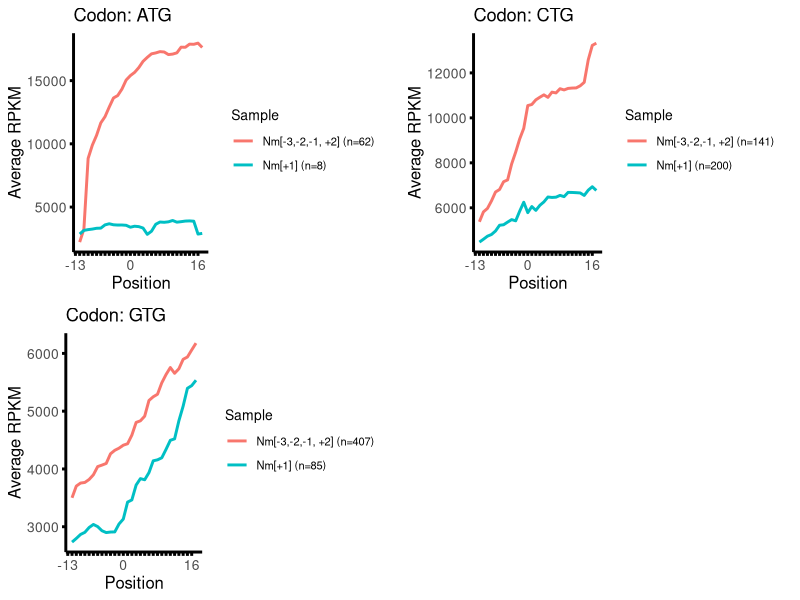

Write the R code that produced this figure.
## ---- chunk 1
knitr::opts_chunk$set(echo = TRUE)
library(readr)
library(dplyr)
library(ggpubr)
library(tibble)
library(ggplot2)
library(scales)
library(tidyverse)
## ---- chunk 2
setwd("/Volumes/fsmresfiles/Basic_Sciences/Pharm/Arango_Lab/Quest/2ometh/5utrSequence/nmPositionsGenome/riboSeq")

merge_and_average_datasets <- function(df_list, filter_zeros = TRUE) {
  # First, remove duplicates from each dataframe in the list
  df_list_deduped <- lapply(df_list, function(df) {
    # Remove duplicates based on key columns
    unique_df <- df[!duplicated(df[, c("chrom", "start", "end", "codon", "strand")]), ]
    cat("  Deduplicated data:", nrow(unique_df), "rows\n")
    return(unique_df)
  })
  
  # Merge on shared keys
  merged_df <- Reduce(function(x, y) {
    merge(x, y, by = c("chrom", "start", "end", "codon", "strand"), all = FALSE)
  }, df_list)
  
  # Get the original column names from the first dataframe (excluding key columns)
  key_cols <- c("chrom", "start", "end", "codon", "strand")
  first_df_value_cols <- setdiff(names(df_list[[1]]), key_cols)
  
  # Process each value column
  for (col in first_df_value_cols) {
    x_col <- paste0(col, ".x")
    y_col <- paste0(col, ".y")
    
    # Check if both columns exist in the merged dataframe
    if (all(c(x_col, y_col) %in% names(merged_df))) {
      # Calculate the mean and remove the .x and .y columns
      merged_df[[col]] <- rowMeans(merged_df[, c(x_col, y_col)], na.rm = TRUE)
      merged_df <- merged_df[, !names(merged_df) %in% c(x_col, y_col)]
    }
  }
  cat("  Raw merged data:", nrow(merged_df), "rows\n")
  # Optional: Filter out rows where any value column has zeros
  if (filter_zeros) {
    value_cols <- setdiff(names(merged_df), key_cols)
    if (length(value_cols) > 0) {
      merged_df <- merged_df[!apply(merged_df[, value_cols] == 0, 1, any), ]
    }
  }
  cat("  Retained data:", nrow(merged_df), "rows\n")
  
  return(merged_df)
}

## Read in Ribo-seq data and merge replicates, remove any rows with 0 present

MH85_posm3 <- read_csv("MH85_posm3.csv")
MH87_posm3 <- read_csv("MH87_posm3.csv")
posm3_merged <- merge_and_average_datasets(list(MH85_posm3, MH87_posm3))
posm3_merged <- unique(posm3_merged)

MH85_posm2 <- read_csv("MH85_posm2.csv")
MH87_posm2 <- read_csv("MH87_posm2.csv")
posm2_merged <- merge_and_average_datasets(list(MH85_posm2, MH87_posm2))
posm2_merged <- unique(posm2_merged)

MH85_posm1 <- read_csv("MH85_posm1.csv")
MH87_posm1 <- read_csv("MH87_posm1.csv")
posm1_merged <- merge_and_average_datasets(list(MH85_posm1, MH87_posm1))
posm1_merged <- unique(posm1_merged)

MH85_pos1 <- read_csv("MH85_pos1.csv")
MH87_pos1 <- read_csv("MH87_pos1.csv")
pos1_merged <- merge_and_average_datasets(list(MH85_pos1, MH87_pos1))
pos1_merged <- unique(pos1_merged)

MH85_pos2 <- read_csv("MH85_pos2.csv")
MH87_pos2 <- read_csv("MH87_pos2.csv")
pos2_merged <- merge_and_average_datasets(list(MH85_pos2, MH87_pos2))
pos2_merged <- unique(pos2_merged)

MH85_pos3 <- read_csv("MH85_pos3.csv")
MH87_pos3 <- read_csv("MH87_pos3.csv")
pos3_merged <- merge_and_average_datasets(list(MH85_pos3, MH87_pos3))
pos3_merged <- unique(pos3_merged)

MH85_pos4 <- read_csv("MH85_pos4.csv")
MH87_pos4 <- read_csv("MH87_pos4.csv")
pos4_merged <- merge_and_average_datasets(list(MH85_pos4, MH87_pos4))
pos4_merged <- unique(pos4_merged)

# Function to process merged data and create position averages
process_merged_data <- function(merged_df, position_label) {
  cat("Processing", position_label, "with", nrow(merged_df), "rows\n")
  
  # Get column names that represent positions (exclude metadata columns)
  non_pos_cols <- c("chrom", "start", "end", "codon", "strand")
  pos_cols <- setdiff(colnames(merged_df), non_pos_cols)
  
  # Process by codon
  codons <- c("ATG", "CTG", "GTG")
  avg_list <- list()
  
  for (codon in codons) {
    # Filter for this specific codon 
    codon_df <- merged_df %>% filter(codon == !!codon)
    
    cat("  Codon", codon, "has", nrow(codon_df), "rows\n")
    
    if (nrow(codon_df) > 0) {
      # Get only the position columns for averaging
      selected <- codon_df[, pos_cols]
      # Calculate averages across all rows for this codon
      averages <- colMeans(selected, na.rm = TRUE)
      
      # Create result dataframe
      result_df <- data.frame(
        Pos = 1:length(averages),
        average = averages,
        sample = position_label,
        codon = codon,
        n_entries = nrow(codon_df)  # Add the count of entries for this codon
      )
      
      avg_list[[codon]] <- result_df
    }
  }
  
  # Combine all codon results
  if (length(avg_list) > 0) {
    return(do.call(rbind, avg_list))
  } else {
    return(NULL)
  }
}

# Process each merged dataset
posm3_avg <- process_merged_data(posm3_merged, "posm3")
posm2_avg <- process_merged_data(posm2_merged, "posm2")
posm1_avg <- process_merged_data(posm1_merged, "posm1")
pos1_avg <- process_merged_data(pos1_merged, "pos1")
pos2_avg <- process_merged_data(pos2_merged, "pos2")
pos3_avg <- process_merged_data(pos3_merged, "pos3")
pos4_avg <- process_merged_data(pos4_merged, "pos4")

# Combine results, handling potential NULL values
all_results <- list(posm3_avg, posm2_avg, posm1_avg, pos1_avg, pos2_avg, pos3_avg, pos4_avg)

# Flatten the list into a single data frame
all_results_df <- bind_rows(all_results)

# add sample_with_n column
all_results_dfn <- all_results_df %>%
  mutate(sample_with_n = paste0(sample, " (n=", n_entries, ")"))

all_results_grouped <- all_results_dfn %>%
  mutate(
    sample_group = case_when(
      sample %in% c("posm3", "posm2", "posm1", "pos2") ~ "Nm[-3,-2,-1, +2]",
      sample == "pos1" ~ "Nm[+1]",
      TRUE ~ NA_character_
    )
  ) %>%
  filter(!is.na(sample_group))

# aggregate data
grouped_df <- all_results_grouped %>%
  group_by(codon, sample_group, Pos) %>%
  summarise(
    average = mean(average, na.rm = TRUE),
    n_entries = sum(n_entries),
    .groups = "drop"
  ) %>%
  mutate(sample_with_n = paste0(sample_group, " (n=", n_entries, ")"))

# plot per codon
unique_codons <- unique(grouped_df$codon)

# Map plot positions 0–29 to -13:+16
pos_labels <- -13:16
names(pos_labels) <- 0:29  # names are actual values in the data (x-axis positions)

# Only show labels for -13, 0, +16
all_ticks <- as.numeric(names(pos_labels))
desired_labels <- ifelse(pos_labels %in% c(-13, 0, 16), as.character(pos_labels), "")

plots <- list()

for (codon in unique_codons) {
  subset_data <- grouped_df %>% filter(codon == !!codon)
  
  if (nrow(subset_data) > 0) {
    p <- ggplot(subset_data, aes(x = Pos, y = average, color = sample_with_n)) +
      geom_line(size = 1) +
      labs(
        title = paste("Codon:", codon), 
        x = "Position", 
        y = "Average RPKM",
        color = "Sample"
      ) +
      scale_x_continuous(
        breaks = all_ticks,
        labels = desired_labels
      ) +
      theme_minimal() +
      theme(
        axis.text = element_text(size = 10),
        axis.title = element_text(size = 12),
        panel.grid.major = element_blank(),
        panel.grid.minor = element_blank(),
        axis.line = element_line(size = 1),
        axis.ticks = element_line(size = 1),
        legend.text = element_text(size = 8),
        legend.title = element_text(size = 10),
        legend.position = "right"
      )
    
    plots[[codon]] <- p
  }
}

# Optional: display plots
#for (codon in names(plots)) print(plots[[codon]])

combined_plot <- ggarrange(
      plotlist = plots, 
      ncol = 2, 
      nrow = 2,
      common.legend = FALSE,
      legend = "right"
    )
    
    # Print the combined plot
    print(combined_plot)

